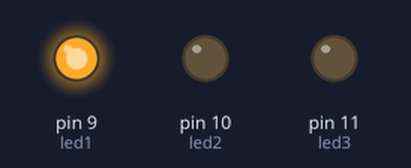
Simulated run of this sketch. Board: Arduino Uno, built with avr-gcc and run on an emulated ATmega328P. Shown: output pins drawn as LEDs (lit = HIGH).

Above: at 0.05 s.
At 1.05 s:
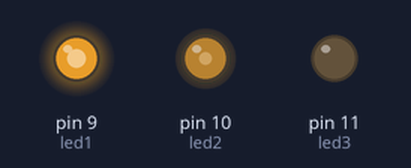
At 2.05 s:
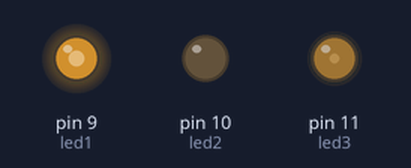
At 4.05 s:
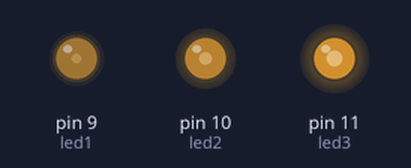
At 6.05 s:
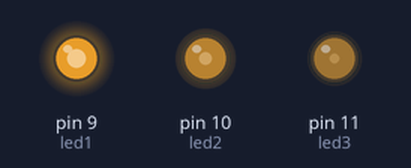
At 8.1 s:
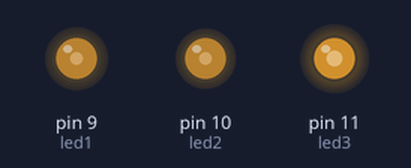
Timing chart, 0 to 10.5 s (numbered marks = the images above):
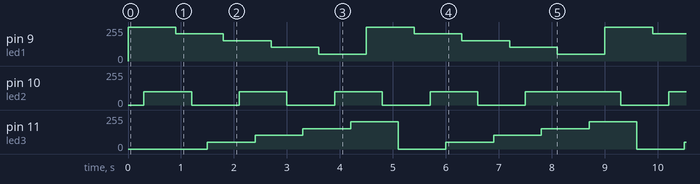

The sketch:

led_analog_out.ino
```cpp
const int led1=9, led2=10, led3=11;
int p1=255, p2=0, p3=0;
int random_p[ 10 ]={ 100, 0, 100, 0, 100, 0, 100, 0, 100, 0 };
void setup(){
    pinMode( led1, OUTPUT );
    pinMode( led2, OUTPUT );
    pinMode( led3, OUTPUT );
}

void loop(){

    analogWrite( led1, p1);
    delay( 300 );
    p1-=51;
    if( p1 <= 0 )
       p1 = 255;

    analogWrite( led2, random_p[ p2 ]);
    delay( 300 );
    p2++;
    if( p2 >= 9 )
       p2 = 0;

    analogWrite( led3, p3 );
    delay( 300 );
    p3+=51;
    if( p3 >= 255 )
       p3 = 0;

}
```

Measured:
- by itself, pin 9 (led1): repeats every 4.5 s: 204/255 0.90 s, 153/255 0.90 s, 102/255 0.90 s, 51/255 0.90 s, 255/255 0.90 s
- by itself, pin 10 (led2): repeats every 8.1 s: 3 × (0/255 0.90 s, 100/255 0.90 s), 0/255 0.90 s, 100/255 1.8 s
- by itself, pin 11 (led3): repeats every 4.5 s: 102/255 0.90 s, 153/255 0.90 s, 204/255 0.90 s, 0/255 0.90 s, 51/255 0.90 s
